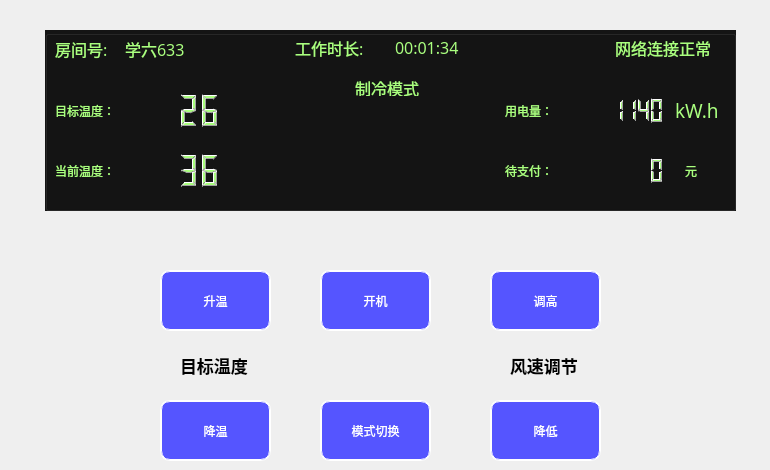
    <widget class="QWidget" name="page1">
     <widget class="QPushButton" name="pushButton_temp_down">
      <property name="geometry">
       <rect>
        <x>160</x>
        <y>400</y>
        <width>111</width>
        <height>61</height>
       </rect>
      </property>
      <property name="cursor">
       <cursorShape>PointingHandCursor</cursorShape>
      </property>
      <property name="statusTip">
       <string>点击下调目标温度</string>
      </property>
      <property name="styleSheet">
       <string notr="true">QPushButton{
	border:2px groove rgb(255,255,255,0,0);border-radius:10px;padding:2px 4px;
	font: 12pt &quot;Adobe 黑体 Std R&quot;;
color:white;
	
	background-color: rgb(85, 85, 255);
	
}
QPushButton:hover{background-color: rgb(69, 69, 207);}
QPushButton:pressed{background-color: rgb(85, 85, 255)}


</string>
      </property>
      <property name="text">
       <string>降温</string>
      </property>
     </widget>
     <widget class="QPushButton" name="pushButton_temp_up">
      <property name="geometry">
       <rect>
        <x>160</x>
        <y>270</y>
        <width>111</width>
        <height>61</height>
       </rect>
      </property>
      <property name="cursor">
       <cursorShape>PointingHandCursor</cursorShape>
      </property>
      <property name="statusTip">
       <string>点击上调目标温度</string>
      </property>
      <property name="styleSheet">
       <string notr="true">QPushButton{
	border:2px groove rgb(255,255,255,0,0);border-radius:10px;padding:2px 4px;
	font: 12pt &quot;Adobe 黑体 Std R&quot;;
color:white;
	
	background-color: rgb(85, 85, 255);
	
}
QPushButton:hover{background-color: rgb(69, 69, 207);}
QPushButton:pressed{background-color: rgb(85, 85, 255)}


</string>
      </property>
      <property name="text">
       <string>升温</string>
      </property>
     </widget>
     <widget class="QLabel" name="label_2">
      <property name="geometry">
       <rect>
        <x>180</x>
        <y>350</y>
        <width>81</width>
        <height>31</height>
       </rect>
      </property>
      <property name="font">
       <font>
        <pointsize>13</pointsize>
        <weight>75</weight>
        <bold>true</bold>
       </font>
      </property>
      <property name="styleSheet">
       <string notr="true">background-color: rgb(255, 255, 255,0);</string>
      </property>
      <property name="text">
       <string>目标温度</string>
      </property>
     </widget>
     <widget class="QPushButton" name="pushButton_on_off">
      <property name="geometry">
       <rect>
        <x>320</x>
        <y>270</y>
        <width>111</width>
        <height>61</height>
       </rect>
      </property>
      <property name="cursor">
       <cursorShape>PointingHandCursor</cursorShape>
      </property>
      <property name="statusTip">
       <string>空调开关</string>
      </property>
      <property name="styleSheet">
       <string notr="true">QPushButton{
	border:2px groove rgb(255,255,255,0,0);border-radius:10px;padding:2px 4px;
	font: 12pt &quot;Adobe 黑体 Std R&quot;;
color:white;
	
	background-color: rgb(85, 85, 255);
	
}
QPushButton:hover{background-color: rgb(69, 69, 207);}
QPushButton:pressed{background-color: rgb(85, 85, 255)}


</string>
      </property>
      <property name="text">
       <string>开机</string>
      </property>
     </widget>
     <widget class="QPushButton" name="pushButton_speed_down">
      <property name="geometry">
       <rect>
        <x>490</x>
        <y>400</y>
        <width>111</width>
        <height>61</height>
       </rect>
      </property>
      <property name="cursor">
       <cursorShape>PointingHandCursor</cursorShape>
      </property>
      <property name="statusTip">
       <string>点击下调风速</string>
      </property>
      <property name="styleSheet">
       <string notr="true">QPushButton{
	border:2px groove rgb(255,255,255,0,0);border-radius:10px;padding:2px 4px;
	font: 12pt &quot;Adobe 黑体 Std R&quot;;
color:white;
	
	background-color: rgb(85, 85, 255);
	
}
QPushButton:hover{background-color: rgb(69, 69, 207);}
QPushButton:pressed{background-color: rgb(85, 85, 255)}


</string>
      </property>
      <property name="text">
       <string>降低</string>
      </property>
     </widget>
     <widget class="QLabel" name="label_7">
      <property name="geometry">
       <rect>
        <x>510</x>
        <y>350</y>
        <width>81</width>
        <height>31</height>
       </rect>
      </property>
      <property name="font">
       <font>
        <pointsize>13</pointsize>
        <weight>75</weight>
        <bold>true</bold>
       </font>
      </property>
      <property name="styleSheet">
       <string notr="true">background-color: rgb(255, 255, 255,0);</string>
      </property>
      <property name="text">
       <string>风速调节</string>
      </property>
     </widget>
     <widget class="QPushButton" name="pushButton_speed_up">
      <property name="geometry">
       <rect>
        <x>490</x>
        <y>270</y>
        <width>111</width>
        <height>61</height>
       </rect>
      </property>
      <property name="cursor">
       <cursorShape>PointingHandCursor</cursorShape>
      </property>
      <property name="statusTip">
       <string>点击上调风速</string>
      </property>
      <property name="styleSheet">
       <string notr="true">QPushButton{
	border:2px groove rgb(255,255,255,0,0);border-radius:10px;padding:2px 4px;
	font: 12pt &quot;Adobe 黑体 Std R&quot;;
color:white;
	
	background-color: rgb(85, 85, 255);
	
}
QPushButton:hover{background-color: rgb(69, 69, 207);}
QPushButton:pressed{background-color: rgb(85, 85, 255)}


</string>
      </property>
      <property name="text">
       <string>调高</string>
      </property>
     </widget>
     <widget class="QStackedWidget" name="stackedWidget_screen">
      <property name="geometry">
       <rect>
        <x>20</x>
        <y>20</y>
        <width>741</width>
        <height>211</height>
       </rect>
      </property>
      <property name="styleSheet">
       <string notr="true">background-color: rgb(255, 255, 255,0);</string>
      </property>
      <property name="currentIndex">
       <number>0</number>
      </property>
      <widget class="QWidget" name="page">
       <widget class="QGroupBox" name="groupBox_2">
        <property name="geometry">
         <rect>
          <x>25</x>
          <y>10</y>
          <width>691</width>
          <height>181</height>
         </rect>
        </property>
        <property name="font">
         <font>
          <pointsize>12</pointsize>
         </font>
        </property>
        <property name="styleSheet">
         <string notr="true">background-color: rgb(20, 20, 20);</string>
        </property>
        <property name="title">
         <string/>
        </property>
        <widget class="QLabel" name="label_8">
         <property name="geometry">
          <rect>
           <x>10</x>
           <y>8</y>
           <width>71</width>
           <height>21</height>
          </rect>
         </property>
         <property name="font">
          <font>
           <family>宋体</family>
           <pointsize>12</pointsize>
           <weight>50</weight>
           <italic>false</italic>
           <bold>false</bold>
          </font>
         </property>
         <property name="styleSheet">
          <string notr="true">font: 12pt &quot;宋体&quot;;
background-color: rgb(255, 255, 255,0);
color: rgb(170, 255, 127);</string>
         </property>
         <property name="text">
          <string>房间号:</string>
         </property>
        </widget>
        <widget class="QLCDNumber" name="lcdNumber_idea_temperature">
         <property name="geometry">
          <rect>
           <x>130</x>
           <y>60</y>
           <width>51</width>
           <height>41</height>
          </rect>
         </property>
         <property name="styleSheet">
          <string notr="true">color: rgb(170, 255, 127);
background-color: rgb(255, 255, 255,0);</string>
         </property>
         <property name="smallDecimalPoint">
          <bool>true</bool>
         </property>
         <property name="digitCount">
          <number>2</number>
         </property>
         <property name="mode">
          <enum>QLCDNumber::Dec</enum>
         </property>
         <property name="value" stdset="0">
          <double>26.000000000000000</double>
         </property>
         <property name="intValue" stdset="0">
          <number>26</number>
         </property>
        </widget>
        <widget class="QLabel" name="label_room_name">
         <property name="geometry">
          <rect>
           <x>80</x>
           <y>8</y>
           <width>111</width>
           <height>21</height>
          </rect>
         </property>
         <property name="font">
          <font>
           <family>宋体</family>
           <pointsize>12</pointsize>
           <weight>50</weight>
           <italic>false</italic>
           <bold>false</bold>
          </font>
         </property>
         <property name="styleSheet">
          <string notr="true">font: 12pt &quot;宋体&quot;;
background-color: rgb(255, 255, 255,0);
color: rgb(170, 255, 127);</string>
         </property>
         <property name="text">
          <string>学六633</string>
         </property>
        </widget>
        <widget class="QLabel" name="label_10">
         <property name="geometry">
          <rect>
           <x>10</x>
           <y>60</y>
           <width>131</width>
           <height>41</height>
          </rect>
         </property>
         <property name="styleSheet">
          <string notr="true">font: 18pt &quot;宋体&quot;;
background-color: rgb(255, 255, 255,0);
color: rgb(170, 255, 127);</string>
         </property>
         <property name="text">
          <string>目标温度：</string>
         </property>
        </widget>
        <widget class="QLabel" name="label_11">
         <property name="geometry">
          <rect>
           <x>180</x>
           <y>64</y>
           <width>31</width>
           <height>31</height>
          </rect>
         </property>
         <property name="styleSheet">
          <string notr="true">font: 18pt &quot;宋体&quot;;
color: rgb(170, 255, 127);
background-image: url(:/Resource/sheshidu.png);</string>
         </property>
         <property name="text">
          <string/>
         </property>
        </widget>
        <widget class="QLabel" name="label_12">
         <property name="geometry">
          <rect>
           <x>10</x>
           <y>120</y>
           <width>131</width>
           <height>41</height>
          </rect>
         </property>
         <property name="styleSheet">
          <string notr="true">font: 18pt &quot;宋体&quot;;
background-color: rgb(255, 255, 255,0);
color: rgb(170, 255, 127);</string>
         </property>
         <property name="text">
          <string>当前温度：</string>
         </property>
        </widget>
        <widget class="QLCDNumber" name="lcdNumber_current_temperature">
         <property name="geometry">
          <rect>
           <x>130</x>
           <y>120</y>
           <width>51</width>
           <height>41</height>
          </rect>
         </property>
         <property name="styleSheet">
          <string notr="true">color: rgb(170, 255, 127);
background-color: rgb(255, 255, 255,0);</string>
         </property>
         <property name="smallDecimalPoint">
          <bool>true</bool>
         </property>
         <property name="digitCount">
          <number>2</number>
         </property>
         <property name="mode">
          <enum>QLCDNumber::Dec</enum>
         </property>
         <property name="value" stdset="0">
          <double>36.000000000000000</double>
         </property>
         <property name="intValue" stdset="0">
          <number>36</number>
         </property>
        </widget>
        <widget class="QLabel" name="label_13">
         <property name="geometry">
          <rect>
           <x>180</x>
           <y>125</y>
           <width>31</width>
           <height>32</height>
          </rect>
         </property>
         <property name="styleSheet">
          <string notr="true">font: 18pt &quot;宋体&quot;;
color: rgb(170, 255, 127);
background-image: url(:/Resource/sheshidu.png);</string>
         </property>
         <property name="text">
          <string/>
         </property>
        </widget>
        <widget class="QLabel" name="label_14">
         <property name="geometry">
          <rect>
           <x>460</x>
           <y>60</y>
           <width>131</width>
           <height>41</height>
          </rect>
         </property>
         <property name="styleSheet">
          <string notr="true">font: 18pt &quot;宋体&quot;;
background-color: rgb(255, 255, 255,0);
color: rgb(170, 255, 127);</string>
         </property>
         <property name="text">
          <string>用电量：</string>
         </property>
        </widget>
        <widget class="QLabel" name="label_15">
         <property name="geometry">
          <rect>
           <x>460</x>
           <y>120</y>
           <width>101</width>
           <height>41</height>
          </rect>
         </property>
         <property name="styleSheet">
          <string notr="true">font: 18pt &quot;宋体&quot;;
background-color: rgb(255, 255, 255,0);
color: rgb(170, 255, 127);</string>
         </property>
         <property name="text">
          <string>待支付：</string>
         </property>
        </widget>
        <widget class="QLCDNumber" name="lcdNumber_total">
         <property name="geometry">
          <rect>
           <x>550</x>
           <y>120</y>
           <width>71</width>
           <height>41</height>
          </rect>
         </property>
         <property name="styleSheet">
          <string notr="true">color: rgb(170, 255, 127);
background-color: rgb(255, 255, 255,0);</string>
         </property>
         <property name="frameShadow">
          <enum>QFrame::Raised</enum>
         </property>
         <property name="smallDecimalPoint">
          <bool>false</bool>
         </property>
         <property name="digitCount">
          <number>5</number>
         </property>
         <property name="mode">
          <enum>QLCDNumber::Dec</enum>
         </property>
         <property name="value" stdset="0">
          <double>0.000000000000000</double>
         </property>
         <property name="intValue" stdset="0">
          <number>0</number>
         </property>
        </widget>
        <widget class="QLabel" name="label_16">
         <property name="geometry">
          <rect>
           <x>640</x>
           <y>120</y>
           <width>41</width>
           <height>41</height>
          </rect>
         </property>
         <property name="styleSheet">
          <string notr="true">font: 18pt &quot;宋体&quot;;
background-color: rgb(255, 255, 255,0);
color: rgb(170, 255, 127);</string>
         </property>
         <property name="text">
          <string>元</string>
         </property>
        </widget>
        <widget class="QLCDNumber" name="lcdNumber_power">
         <property name="geometry">
          <rect>
           <x>550</x>
           <y>60</y>
           <width>71</width>
           <height>41</height>
          </rect>
         </property>
         <property name="styleSheet">
          <string notr="true">color: rgb(170, 255, 127);
background-color: rgb(255, 255, 255,0);</string>
         </property>
         <property name="smallDecimalPoint">
          <bool>false</bool>
         </property>
         <property name="digitCount">
          <number>5</number>
         </property>
         <property name="mode">
          <enum>QLCDNumber::Dec</enum>
         </property>
         <property name="value" stdset="0">
          <double>1140.000000000000000</double>
         </property>
         <property name="intValue" stdset="0">
          <number>1140</number>
         </property>
        </widget>
        <widget class="QLabel" name="label_17">
         <property name="geometry">
          <rect>
           <x>630</x>
           <y>60</y>
           <width>51</width>
           <height>41</height>
          </rect>
         </property>
         <property name="font">
          <font>
           <family>宋体</family>
           <pointsize>14</pointsize>
           <weight>50</weight>
           <italic>false</italic>
           <bold>false</bold>
          </font>
         </property>
         <property name="styleSheet">
          <string notr="true">font: 14pt &quot;宋体&quot;;
background-color: rgb(255, 255, 255,0);
color: rgb(170, 255, 127);</string>
         </property>
         <property name="text">
          <string>kW.h</string>
         </property>
        </widget>
        <widget class="QLabel" name="label_18">
         <property name="geometry">
          <rect>
           <x>250</x>
           <y>7</y>
           <width>81</width>
           <height>21</height>
          </rect>
         </property>
         <property name="font">
          <font>
           <family>宋体</family>
           <pointsize>12</pointsize>
           <weight>50</weight>
           <italic>false</italic>
           <bold>false</bold>
          </font>
         </property>
         <property name="styleSheet">
          <string notr="true">font: 12pt &quot;宋体&quot;;
background-color: rgb(255, 255, 255,0);
color: rgb(170, 255, 127);</string>
         </property>
         <property name="text">
          <string>工作时长:</string>
         </property>
        </widget>
        <widget class="QLabel" name="label_work_state">
         <property name="geometry">
          <rect>
           <x>314</x>
           <y>70</y>
           <width>50</width>
           <height>50</height>
          </rect>
         </property>
         <property name="styleSheet">
          <string notr="true"/>
         </property>
         <property name="text">
          <string/>
         </property>
        </widget>
        <widget class="QLabel" name="label_wind_speed">
         <property name="geometry">
          <rect>
           <x>240</x>
           <y>120</y>
           <width>201</width>
           <height>41</height>
          </rect>
         </property>
         <property name="styleSheet">
          <string notr="true">border-image: url(:/Resource/fengsu_3.png);</string>
         </property>
         <property name="text">
          <string/>
         </property>
        </widget>
        <widget class="QLabel" name="label_work_model">
         <property name="geometry">
          <rect>
           <x>310</x>
           <y>50</y>
           <width>81</width>
           <height>16</height>
          </rect>
         </property>
         <property name="font">
          <font>
           <family>宋体</family>
           <pointsize>12</pointsize>
           <weight>50</weight>
           <italic>false</italic>
           <bold>false</bold>
          </font>
         </property>
         <property name="styleSheet">
          <string notr="true">font: 12pt &quot;宋体&quot;;
background-color: rgb(255, 255, 255,0);
color: rgb(170, 255, 127);</string>
         </property>
         <property name="text">
          <string>制冷模式</string>
         </property>
        </widget>
        <widget class="QLabel" name="label_work_time">
         <property name="geometry">
          <rect>
           <x>350</x>
           <y>7</y>
           <width>81</width>
           <height>21</height>
          </rect>
         </property>
         <property name="font">
          <font>
           <family>宋体</family>
           <pointsize>12</pointsize>
           <weight>50</weight>
           <italic>false</italic>
           <bold>false</bold>
          </font>
         </property>
         <property name="styleSheet">
          <string notr="true">font: 12pt &quot;宋体&quot;;
background-color: rgb(255, 255, 255,0);
color: rgb(170, 255, 127);</string>
         </property>
         <property name="text">
          <string>00:01:34</string>
         </property>
        </widget>
        <widget class="QLabel" name="label_network_state">
         <property name="geometry">
          <rect>
           <x>570</x>
           <y>7</y>
           <width>111</width>
           <height>21</height>
          </rect>
         </property>
         <property name="font">
          <font>
           <family>宋体</family>
           <pointsize>12</pointsize>
           <weight>50</weight>
           <italic>false</italic>
           <bold>false</bold>
          </font>
         </property>
         <property name="styleSheet">
          <string notr="true">font: 12pt &quot;宋体&quot;;
background-color: rgb(255, 255, 255,0);
color: rgb(170, 255, 127);</string>
         </property>
         <property name="text">
          <string>网络连接正常</string>
         </property>
        </widget>
       </widget>
      </widget>
      <widget class="QWidget" name="page_3">
       <widget class="QGroupBox" name="groupBox_3">
        <property name="geometry">
         <rect>
          <x>25</x>
          <y>10</y>
          <width>691</width>
          <height>181</height>
         </rect>
        </property>
        <property name="font">
         <font>
          <pointsize>12</pointsize>
         </font>
        </property>
        <property name="styleSheet">
         <string notr="true">background-color: rgb(20, 20, 20);</string>
        </property>
        <property name="title">
         <string/>
        </property>
        <widget class="QLabel" name="label_21">
         <property name="geometry">
          <rect>
           <x>280</x>
           <y>70</y>
           <width>151</width>
           <height>21</height>
          </rect>
         </property>
         <property name="font">
          <font>
           <family>宋体</family>
           <pointsize>12</pointsize>
           <weight>50</weight>
           <italic>false</italic>
           <bold>false</bold>
          </font>
         </property>
         <property name="styleSheet">
          <string notr="true">font: 12pt &quot;宋体&quot;;
background-color: rgb(255, 255, 255,0);
color: rgb(170, 255, 127);</string>
         </property>
         <property name="text">
          <string>网络连接中....</string>
         </property>
        </widget>
       </widget>
      </widget>
     </widget>
     <widget class="QPushButton" name="pushButton_model_switch">
      <property name="geometry">
       <rect>
        <x>320</x>
        <y>400</y>
        <width>111</width>
        <height>61</height>
       </rect>
      </property>
      <property name="cursor">
       <cursorShape>PointingHandCursor</cursorShape>
      </property>
      <property name="statusTip">
       <string>点击切换制冷制热模式</string>
      </property>
      <property name="styleSheet">
       <string notr="true">QPushButton{
	border:2px groove rgb(255,255,255,0,0);border-radius:10px;padding:2px 4px;
	font: 12pt &quot;Adobe 黑体 Std R&quot;;
color:white;
	
	background-color: rgb(85, 85, 255);
	
}
QPushButton:hover{background-color: rgb(69, 69, 207);}
QPushButton:pressed{background-color: rgb(85, 85, 255)}


</string>
      </property>
      <property name="text">
       <string>模式切换</string>
      </property>
     </widget>
    </widget>
